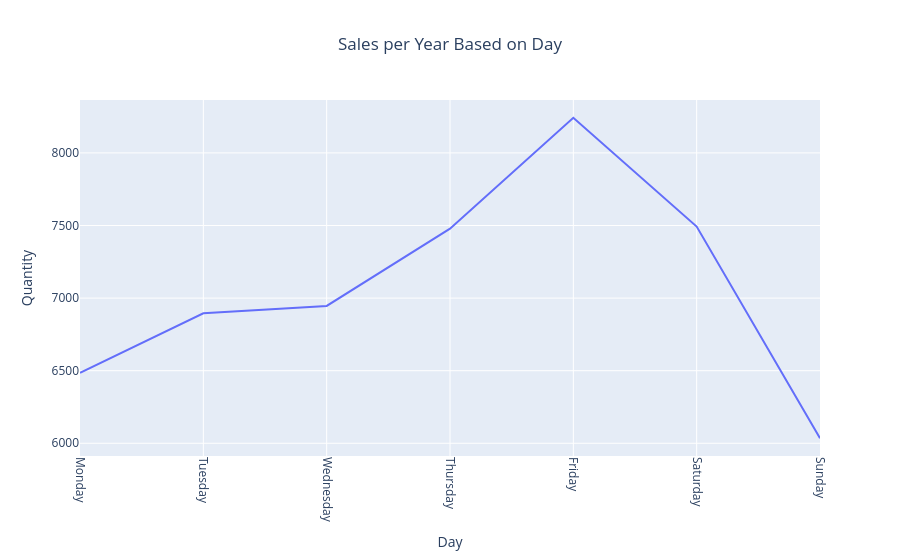

Notebook code for this chart:
### Code cell
# Make a visualization total pizza sold by day with plotly
fig = px.line(DaySalesperYear, x="order_day", y="quantity", title='Sales per Year Based on Day')
fig.update_xaxes(tickangle=90)
fig.update_layout(xaxis_title='Day', yaxis_title='Quantity',  title_x=0.5)
fig.show()

### Figure 1 — Plotly figure (JSON) as saved in the notebook; plotly's stock layout.template omitted (floating-point values rounded to 4 significant figures)
{"data": [{"hovertemplate": "order_day=%{x}<br>quantity=%{y}<extra></extra>", "legendgroup": "", "line": {"color": "#636efa", "dash": "solid"}, "marker": {"symbol": "circle"}, "mode": "lines", "name": "", "orientation": "v", "showlegend": false, "type": "scatter", "x": ["Monday", "Tuesday", "Wednesday", "Thursday", "Friday", "Saturday", "Sunday"], "xaxis": "x", "y": [6485, 6895, 6946, 7478, 8242, 7493, 6035], "yaxis": "y"}], "layout": {"legend": {"tracegroupgap": 0}, "title": {"text": "Sales per Year Based on Day", "x": 0.5}, "xaxis": {"anchor": "y", "domain": [0, 1], "tickangle": 90, "title": {"text": "Day"}}, "yaxis": {"anchor": "x", "domain": [0, 1], "title": {"text": "Quantity"}}}}
